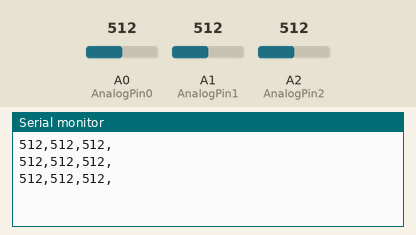
The sketch below on a simulated Arduino Uno, built with avr-gcc and run on an emulated ATmega328P. Parts: the last lines printed to the serial monitor. The test bench sets the inputs (shaded band); at power-on: A0 (AnalogPin0) = 512, A1 (AnalogPin1) = 512, A2 (AnalogPin2) = 512.

Above: at 1.3 s.
1.4 s: A0 (AnalogPin0) set to 716
At 1.9 s:
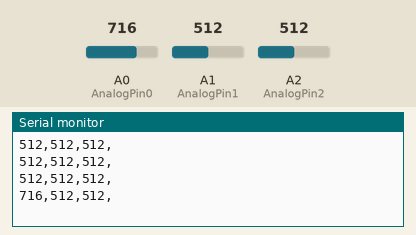
2.9 s: A1 (AnalogPin1) set to 716
At 3.4 s:
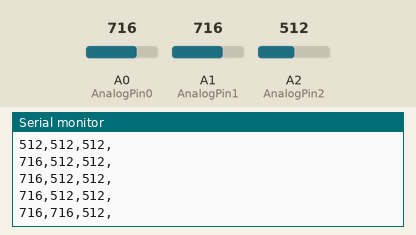
4.4 s: A2 (AnalogPin2) set to 716
At 4.9 s:
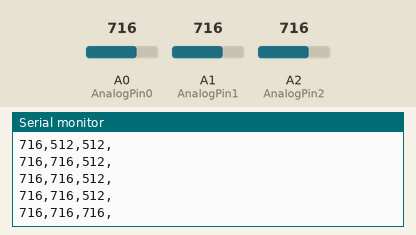
5.9 s: A0 (AnalogPin0) set to 900
At 6.4 s:
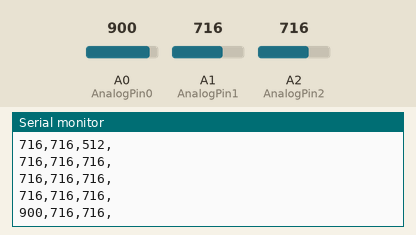
7.4 s: A1 (AnalogPin1) set to 900
At 7.9 s:
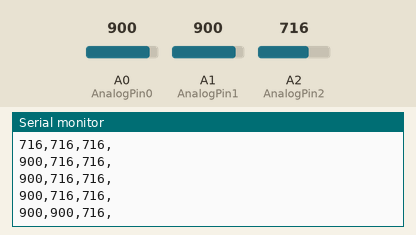
8.9 s: A2 (AnalogPin2) set to 900
At 9.4 s:
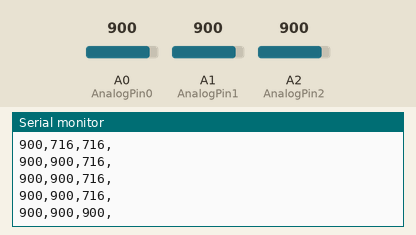
Timing chart, 0 to 11.4 s (numbered marks = the images above; inputs shaded):
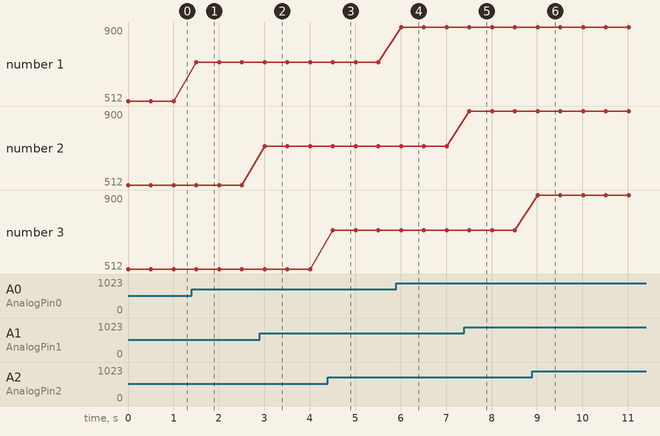

The sketch:

ArduinotoProcessing.ino
```cpp
int AnalogPin0 = A0; //Declare an integer variable, hooked up to analog pin 0
int AnalogPin1 = A1; //Declare an integer variable, hooked up to analog pin 1
int AnalogPin2 = A2; //Declare an integer variable, hooked up to analog pin 2

void setup() {
  Serial.begin(9600); //Begin Serial Communication with a baud rate of 9600
}

void loop() {
   //New variables are declared to store the readings of the respective pins
  int Value1 = analogRead(AnalogPin0);
  int Value2 = analogRead(AnalogPin1);
  int Value3 = analogRead(AnalogPin2);


  Serial.print(Value1, DEC);
  Serial.print(",");
  Serial.print(Value2, DEC);
  Serial.print(",");
  Serial.print(Value3, DEC);
    Serial.print(",");

  Serial.println();
  delay(500);
}
```

Measured:
- after the input at 1.4 s, the serial monitor: prints a new line after 0.10 s (image 1)
- after the input at 2.9 s, the serial monitor: prints a new line after 0.11 s (image 2)
- after the input at 4.4 s, the serial monitor: prints a new line after 0.11 s (image 3)
- after the input at 5.9 s, the serial monitor: prints a new line after 0.11 s (image 4)
- after the input at 7.4 s, the serial monitor: prints a new line after 0.11 s (image 5)
- after the input at 8.9 s, the serial monitor: prints a new line after 0.12 s (image 6)
- plotted number 1: 512 → 716 after the input at 1.4 s, 716 → 900 after the input at 5.9 s
